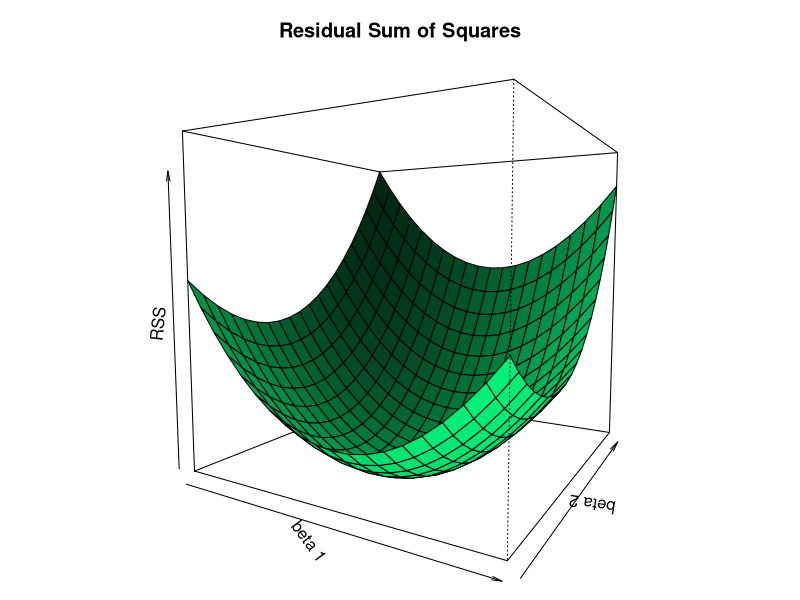

Here is the R script that generated this plot:
## ---- chunk 1
    # generate data for a simple linear regression 
    set.seed(20)
    n = 100
    x <- cbind(1, rnorm(n))
    y <- x %*% c(1, 0.5) + rnorm(n)
    
    # calculate the residual sum of squares for a grid of beta values
    rss <- function(b, x, y) sum((y - x %*% b)^2)
    b1 <- b2 <- seq(0, 2, length= 20)
    z = matrix(apply(expand.grid(b1, b2), 1, rss, x, y), 20, 20)
    
    # 3d plot for RSS
    par(mar = c(1,1,3,1))
    persp(b1, b2, z, xlab = "beta 1", ylab = "beta 2", zlab = "RSS",
          main="Residual Sum of Squares", col = "springgreen", shade = 0.6,
          theta = 30, phi = 5)
    
    # The solution can be solved by any optimization algorithm 
    optim(c(0, 0), rss, x = x, y = y)$par
## ---- chunk 2
    # generate 100 observations with 3 variables
    set.seed(1)
    n = 1000
    p = 500
    x = matrix(rnorm(n*p), n, p)
    X = cbind(1, x) # the design matrix, including 1 as the first column
    
    # define the true beta, the first entry is the intercept
    b = as.matrix(c(1, 1, 0.5, rep(0, p-2))) 
    
    # generate training y with Gaussian errors
    y = X %*% b + rnorm(n)
    
    # fit a linear regression model 
    lm.fit = lm(y ~ x)
    
    # look at the coefficients beta hat
    head(lm.fit$coef)
    
    # using normal equations by inverting the X'X matrix: b = (X'X)^-1 X'y 
    # however, this is very slow
    # check ?solve
    system.time({beta_hat = solve(t(X) %*% X) %*% t(X) %*% y})
    head(beta_hat)
    
    # you can avoid the inversion by specifying the linear equation system X'X b = X'y 
    system.time({beta_hat = solve(t(X) %*% X, t(X) %*% y)})    
    
    # A better approach is to use QR decomposition or the Cholesky decomposition 
    # The following codes are not necessarily efficient, they are only for demonstration purpose
    
    # QR decomposition
    # direct calling the qr.coef function
    system.time({beta_hat = qr.coef(qr(X), y)})
    
    # or 
    system.time({beta_hat = qr.solve(t(X) %*% X, t(X) %*% y)})
    
    # if you want to see what Q and R are
    QR = qr(X)
    Q = qr.Q(QR)
    R = qr.R(QR)
    
    # get inverse of R, you can check R %*% R_inv yourself
    # the backsolve/forwardsolve functions can be used to solve AX = b for upper/lower triangular matrix A 
    # ?backsolve
    R_inv = backsolve(R, diag(p+1), upper.tri = TRUE, transpose = FALSE)
    beta_hat = R_inv %*% t(Q) %*% y
    
    # Cholesky Decomposition 
    
    # the chol function gives upper triangular matrix
    # crossprod(X) = X'X
    system.time({
    R = chol(crossprod(X))
    w = backsolve(R, t(X) %*% y, upper.tri = TRUE, transpose = TRUE)
    beta_hat = backsolve(R, w, upper.tri = TRUE, transpose = FALSE)
    })
    
    # or equivalently 
    R = t(chol(crossprod(X)))
    w = forwardsolve(R, t(X) %*% y, upper.tri = FALSE, transpose = FALSE)
    beta_hat = forwardsolve(R, w, upper.tri = FALSE, transpose = TRUE) # the transpose = TRUE means that we are solving for R'b = w instead of Rb = w 
